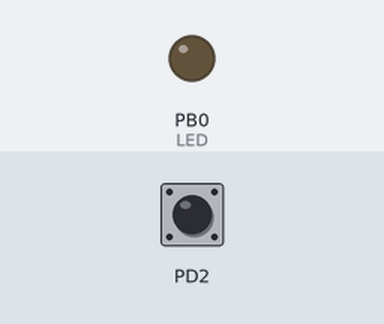
Simulated run of this program. Board: ATmega328P, built with avr-gcc and emulated at 16 MHz. Shown: output pins drawn as LEDs (lit = HIGH). The test bench sets the inputs (shaded band); at power-on: PD2 HIGH.

Above: at 1.2 s.
1.3 s: PD2 pulled LOW for 0.15 s
At 2.3 s:
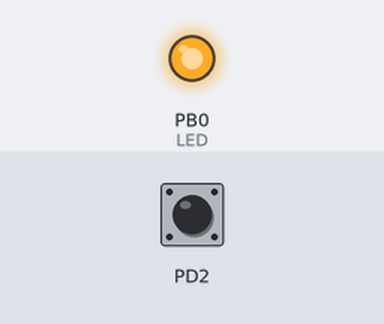
2.9 s: PD2 pulled LOW for 1 s
At 3.5 s:
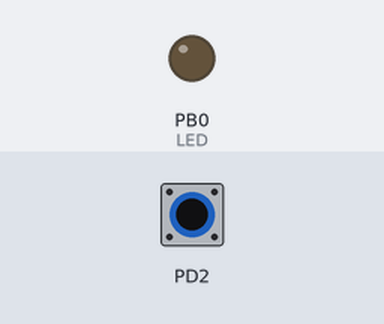
5.4 s: PD2 pulled LOW for 3.2 s
At 6.7 s:
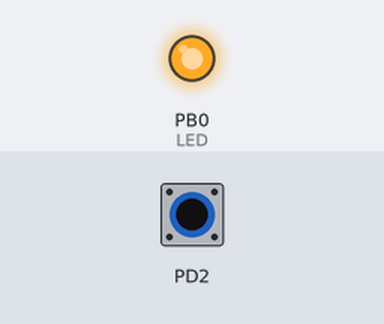
Timing chart, 0 to 8.4 s (numbered marks = the images above; inputs shaded):
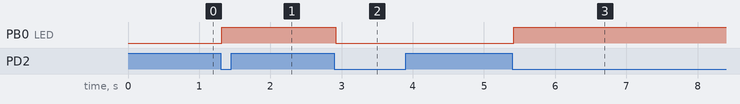

The program:

main.c
```c
#include <avr/io.h>
#include <util/delay.h>

int main () {
    DDRD &= ~(1 << PD2); // on force le pin PD2 a 0
    PORTD |= (1 << PD2); //Activation de la pull-up

    DDRB |= (1 << PB0); // D1 est l'equivalent de PB0
    PORTB &= ~(1 << PB0); // Eteint la LED connectee a D1

    uint8_t Button = 1;
    while (1) {
        uint8_t now = (PIND & (1 << PD2) ? 1 : 0);

        if (Button == 1 && now == 0) {
            _delay_ms(20); // Debounce delay
            if (!(PIND & (1 << PD2))) {
                PORTB ^= (1 << PB0); // Toggle the state of the button pin
            }
        }
        Button = now;
    }
}
```

Measured:
- after the input at 1.3 s, PB0 (LED): LOW → HIGH at once
- after the input at 2.9 s, PB0 (LED): HIGH → LOW at once
- after the input at 5.4 s, PB0 (LED): LOW → HIGH at once
